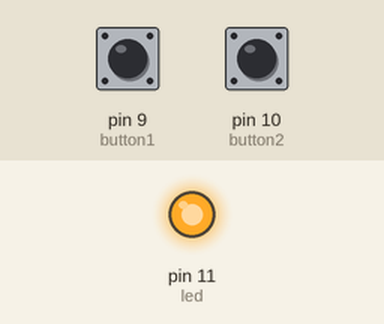
This sketch was run on a simulated Arduino Uno, built with avr-gcc and run on an emulated ATmega328P. Shown: output pins drawn as LEDs (lit = HIGH). Inputs (shaded band) come from the test bench; at power-on: pin 9 (button1) HIGH, pin 10 (button2) HIGH.

Above: at 0.4 s.
At 6.4 s:
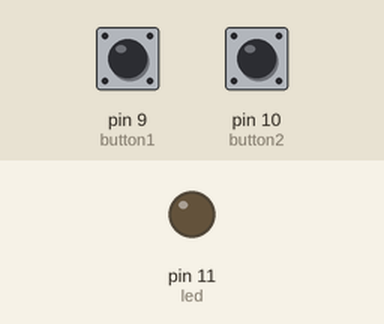
Timing chart, 0 to 10.4 s (numbered marks = the images above):
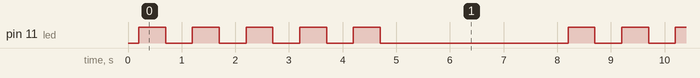

Measured:
- by itself, pin 11 (led): repeats every 8.0 s: 4 × (LOW 0.50 s, HIGH 0.50 s), LOW 3.5 s, HIGH 0.50 s
- by itself, everything shown: repeats every 8.0 s, in 10 steps

The sketch:

errorThrow.ino
```cpp
//Wiring code generated from an ArduinoML model
// Application name: foo

long debounce = 200;
bool startTimer = false;
long startTime; // Used for temporal transitions
enum STATE {on, off, error};

STATE currentState = off;

bool button1BounceGuard = false;
long button1LastDebounceTime = 0;


bool button2BounceGuard = false;
long button2LastDebounceTime = 0;


	void setup(){
        Serial.begin(9600);
		pinMode(9, INPUT); // button1 [Sensor]
		pinMode(10, INPUT); // button2 [Sensor]
		pinMode(11, OUTPUT); // led [Actuator]
	}
	void loop() {
              char incomingChar = Serial.read(); // Read the incoming character

			switch(currentState){

				case on:
					digitalWrite(11,HIGH);
                    if (startTimer == false) {
                      startTime = millis();
                      startTimer = true;
                    }

					button1BounceGuard = static_cast<long>(millis() - button1LastDebounceTime) > debounce;
					button2BounceGuard = static_cast<long>(millis() - button2LastDebounceTime) > debounce;

					if ( ( ( digitalRead(9) == LOW && button1BounceGuard ) && ( digitalRead(10) == LOW && button2BounceGuard ) ) ) {
						button1LastDebounceTime = millis();
						button2LastDebounceTime = millis();
						currentState = off;
                        startTimer = false;
					}
					if ( ( ( digitalRead(9) == HIGH && button1BounceGuard ) && ( digitalRead(10) == HIGH && button2BounceGuard ) ) ) {
						button1LastDebounceTime = millis();
						button2LastDebounceTime = millis();
						currentState = error;
                        startTimer = false;
					}


				    break;

				case off:
					digitalWrite(11,LOW);
                    if (startTimer == false) {
                      startTime = millis();
                      startTimer = true;
                    }

					button1BounceGuard = static_cast<long>(millis() - button1LastDebounceTime) > debounce;
					button2BounceGuard = static_cast<long>(millis() - button2LastDebounceTime) > debounce;

					if ( ( ( digitalRead(9) == HIGH && button1BounceGuard ) ^ ( digitalRead(10) == HIGH && button2BounceGuard ) ) ) {
						button1LastDebounceTime = millis();
						button2LastDebounceTime = millis();
						currentState = on;
                        startTimer = false;
					}
					if ( ( ( digitalRead(9) == HIGH && button1BounceGuard ) && ( digitalRead(10) == HIGH && button2BounceGuard ) ) ) {
						button1LastDebounceTime = millis();
						button2LastDebounceTime = millis();
						currentState = error;
                        startTimer = false;
					}


				    break;

				case error:
					// Blink the error actuator
					for (int i = 0; i < 5; i++) {
						digitalWrite(11, HIGH); // turn the error actuator on
						delay(500); // wait for 500ms
						digitalWrite(11, LOW); // turn the error actuator off
						delay(500); // wait for 500ms
					}
					delay(3 * 1000);

				    break;

		}
	}
```
